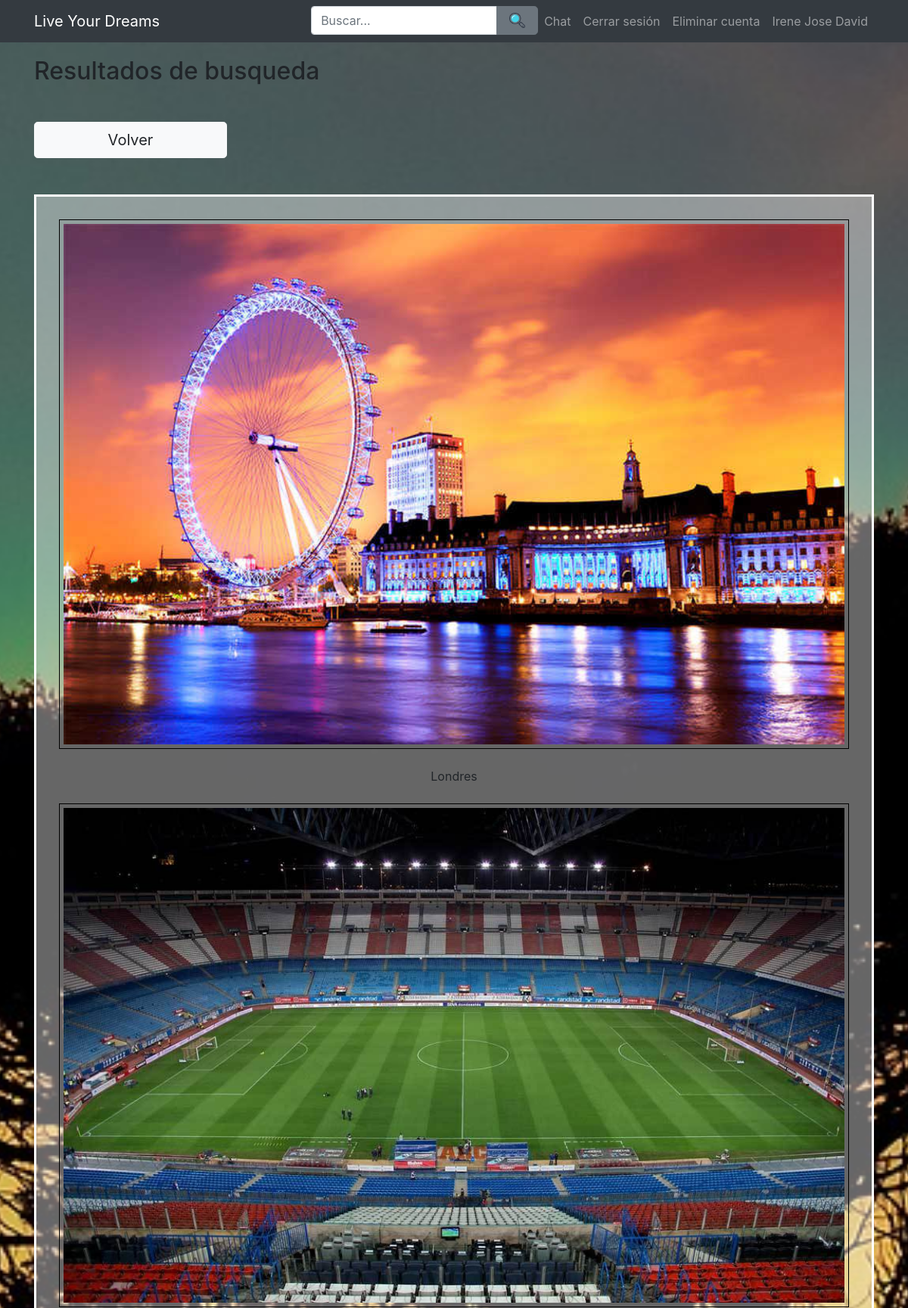
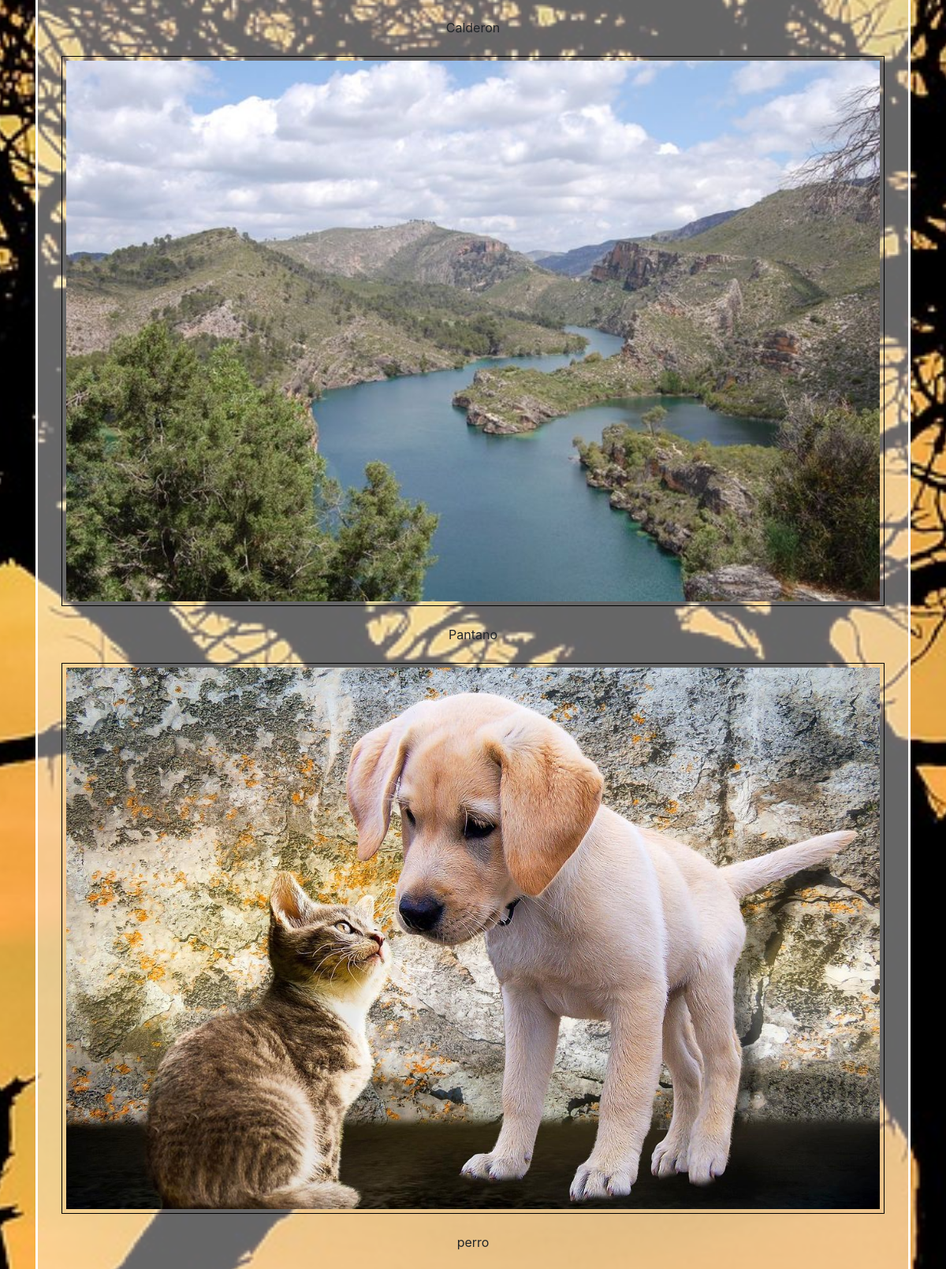
The app's page /resultado.php (signed in, upper part) with its own data (2 pictures, top to bottom).
### tables this page shows
CREATE TABLE `imagen` (
  `idfoto` int(11) NOT NULL,
  `usuarioID` int(11) NOT NULL,
  `nombre` varchar(255) NOT NULL,
  `descripcion` text NOT NULL,
  `likes` int(11) DEFAULT '0'
);

### resultado.php (the view, shortened to what this page needs)
<?php
require('includes/config.php');
require('layout/header.php');
?>
<div class="container">
	<div class="row">
	    <div class="col-xs-12 col-sm-8 col-md-6 col-sm-offset-2 col-md-offset-3">
				<h2>Resultados de busqueda </h2>
				<div class="row mt-5">
					<div class="col-xs-6 col-md-6"><a class="btn btn-light btn-block btn-lg" tabindex="5" href="paginausuarios.php" >Volver</a></div>
				</div>
		</div>
		<div class="col-xs-12 col-sm-12 col-md-12 col-sm-offset-12 col-md-offset-12 mt-5">
			<div class="row">
				<div  class="col-md-12">
					<div style="padding:30px;border:3px solid white; text-align:center;background:rgba(255,255,255,0.4)">
						<?php
						$buscar=$_GET['buscar'];
						$stmt = $db->query("SELECT * FROM imagen WHERE descripcion LIKE '%" .$buscar. "%'");
						while ($row = $stmt->fetch()) {
							echo '<img style="width:100%;height:auto;padding:5px;border:1px solid black;" src="imagenes/'.$row['nombre'].'">'."\n";
							echo '<br/><br/>'.$row['descripcion'].'<br/><br/>';
						}
						?>
					</div>
				</div>
			</div>
		</div>
	</div>
</div>
<?php
require('layout/footer.php');
?>

### style/main.css (style rules this page uses)
a { color: #EF1F2F; text-decoration: none; }
html, body { height:100%; }
body { background: url("../img/foto_fondo.jpg") no-repeat center center fixed; background-size:cover; }

### records on screen
imagen: nombre (picture), descripcion "Londres"
imagen: nombre (picture), descripcion "Calderon"
imagen: nombre (picture), descripcion "Pantano"
imagen: nombre (picture), descripcion "perro"
